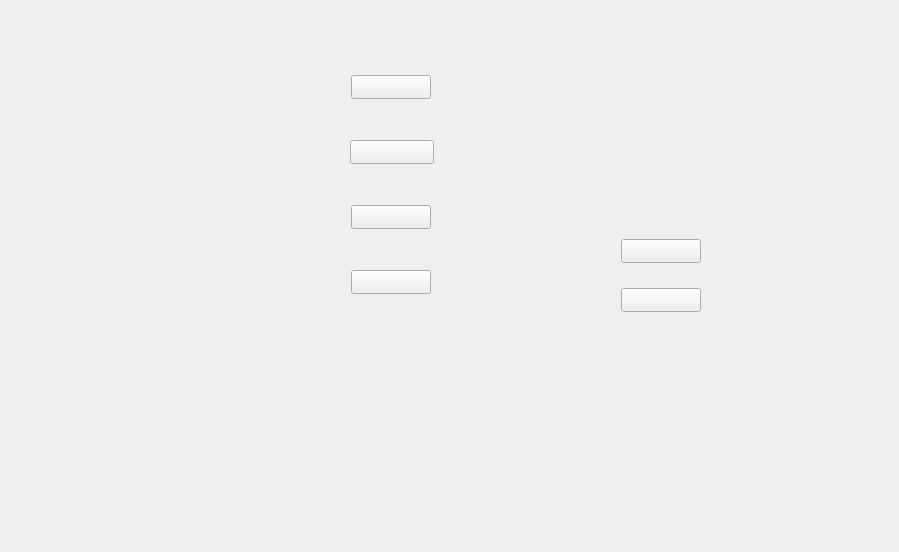
<?xml version="1.0" encoding="UTF-8"?>
<ui version="4.0">
 <class>MainWindow</class>
 <widget class="QMainWindow" name="MainWindow">
  <property name="geometry">
   <rect>
    <x>0</x>
    <y>0</y>
    <width>899</width>
    <height>552</height>
   </rect>
  </property>
  <property name="windowTitle">
   <string>MainWindow</string>
  </property>
  <widget class="QWidget" name="centralWidget">
   <widget class="QPushButton" name="pushButton">
    <property name="geometry">
     <rect>
      <x>351</x>
      <y>75</y>
      <width>80</width>
      <height>24</height>
     </rect>
    </property>
    <property name="text">
     <string/>
    </property>
   </widget>
   <widget class="QPushButton" name="pushButton_2">
    <property name="geometry">
     <rect>
      <x>621</x>
      <y>239</y>
      <width>80</width>
      <height>24</height>
     </rect>
    </property>
    <property name="text">
     <string/>
    </property>
   </widget>
   <widget class="QPushButton" name="pushButton_4">
    <property name="geometry">
     <rect>
      <x>351</x>
      <y>205</y>
      <width>80</width>
      <height>24</height>
     </rect>
    </property>
    <property name="text">
     <string/>
    </property>
   </widget>
   <widget class="QPushButton" name="pushButton_5">
    <property name="geometry">
     <rect>
      <x>621</x>
      <y>288</y>
      <width>80</width>
      <height>24</height>
     </rect>
    </property>
    <property name="text">
     <string/>
    </property>
   </widget>
   <widget class="QPushButton" name="pushButton_6">
    <property name="geometry">
     <rect>
      <x>351</x>
      <y>270</y>
      <width>80</width>
      <height>24</height>
     </rect>
    </property>
    <property name="text">
     <string/>
    </property>
   </widget>
   <widget class="QPushButton" name="pushButton_3">
    <property name="geometry">
     <rect>
      <x>350</x>
      <y>140</y>
      <width>84</width>
      <height>24</height>
     </rect>
    </property>
    <property name="text">
     <string/>
    </property>
   </widget>
  </widget>
 </widget>
 <layoutdefault spacing="6" margin="11"/>
 <resources/>
 <connections/>
</ui>
